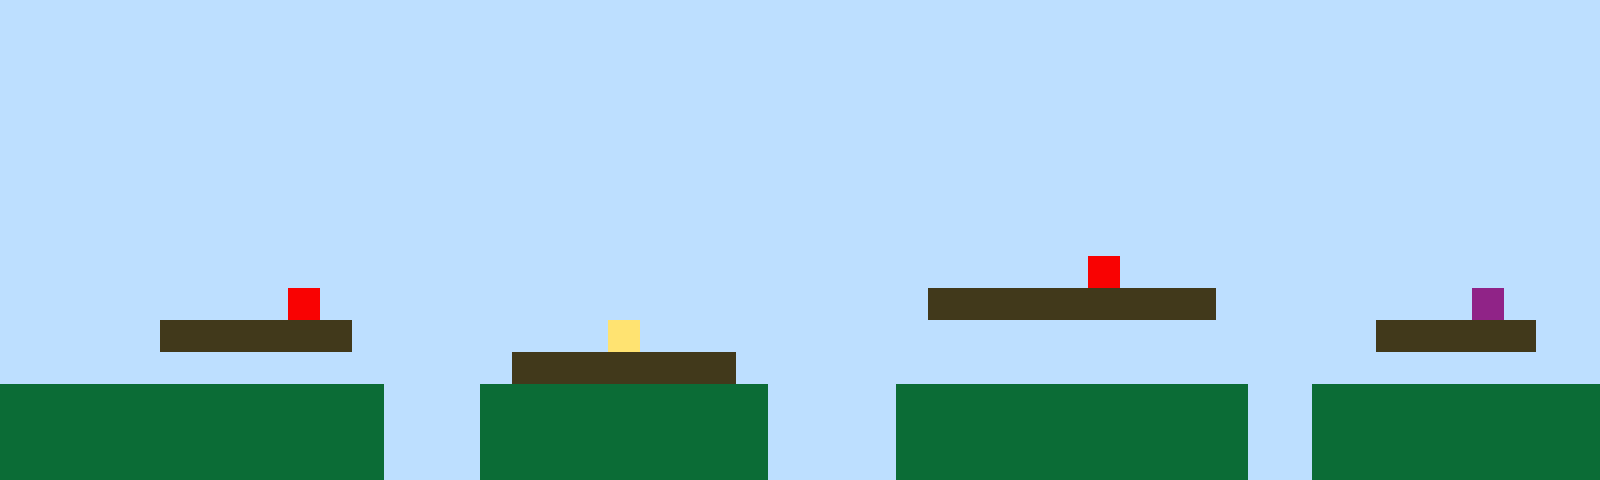

The image is a tile-based game level rendered from a .tmx file. Its description and complete source (layers, tilesets, objects, tile grids) follow:
An orthogonal 50x15 tile map with 32x32 px tiles, 1 tile layer (Tile Layer 1).

<map version="1.10" tiledversion="1.11.2" orientation="orthogonal" renderorder="right-up" width="50" height="15" tilewidth="32" tileheight="32" infinite="0" nextlayerid="2" nextobjectid="1"><editorsettings><export target="map1.csv" format="csv" /></editorsettings><tileset firstgid="1" name="sprites" tilewidth="32" tileheight="32" tilecount="6" columns="3"><image source="sprites.png" width="96" height="64" /></tileset><layer id="1" name="Tile Layer 1" width="50" height="15"><data encoding="csv">1,1,1,1,1,1,1,1,1,1,1,1,1,1,1,1,1,1,1,1,1,1,1,1,1,1,1,1,1,1,1,1,1,1,1,1,1,1,1,1,1,1,1,1,1,1,1,1,1,1,1,1,1,1,1,1,1,1,1,1,1,1,1,1,1,1,1,1,1,1,1,1,1,1,1,1,1,1,1,1,1,1,1,1,1,1,1,1,1,1,1,1,1,1,1,1,1,1,1,1,1,1,1,1,1,1,1,1,1,1,1,1,1,1,1,1,1,1,1,1,1,1,1,1,1,1,1,1,1,1,1,1,1,1,1,1,1,1,1,1,1,1,1,1,1,1,1,1,1,1,1,1,1,1,1,1,1,1,1,1,1,1,1,1,1,1,1,1,1,1,1,1,1,1,1,1,1,1,1,1,1,1,1,1,1,1,1,1,1,1,1,1,1,1,1,1,1,1,1,1,1,1,1,1,1,1,1,1,1,1,1,1,1,1,1,1,1,1,1,1,1,1,1,1,1,1,1,1,1,1,1,1,1,1,1,1,1,1,1,1,1,1,1,1,1,1,1,1,1,1,1,1,1,1,1,1,1,1,1,1,1,1,1,1,1,1,1,1,1,1,1,1,1,1,1,1,1,1,1,1,1,1,1,1,1,1,1,1,1,1,1,1,1,1,1,1,1,1,1,1,1,1,1,1,1,1,1,1,1,1,1,1,1,1,1,1,1,1,1,1,1,1,1,1,1,1,1,1,1,1,1,1,1,1,1,1,1,1,1,1,1,1,1,1,1,1,1,1,1,1,1,1,1,1,1,1,1,1,1,1,1,1,1,1,1,1,1,1,1,1,1,1,1,1,1,1,1,1,1,1,1,1,1,1,1,1,1,1,1,1,1,1,1,1,1,1,1,1,1,1,1,1,1,1,1,1,1,1,1,1,1,1,1,1,1,1,1,1,1,1,1,1,1,1,1,1,1,1,1,1,1,1,1,1,5,1,1,1,1,1,1,1,1,1,1,1,1,1,1,1,1,1,1,1,1,1,1,1,1,5,1,1,1,1,1,1,1,1,1,1,1,1,1,1,1,1,1,1,1,3,3,3,3,3,3,3,3,3,1,1,1,1,1,1,1,1,6,1,1,1,1,1,1,1,1,3,3,3,3,3,3,1,1,1,1,1,1,1,1,4,1,1,1,1,1,1,1,1,1,1,1,1,1,1,1,1,1,1,1,1,1,1,1,3,3,3,3,3,1,1,1,1,1,1,1,1,1,1,1,1,1,1,1,1,1,1,3,3,3,3,3,3,3,1,1,1,1,1,1,1,1,1,1,1,1,1,1,1,1,1,1,1,1,1,1,1,1,1,1,1,2,2,2,2,2,2,2,2,2,2,2,2,1,1,1,2,2,2,2,2,2,2,2,2,1,1,1,1,2,2,2,2,2,2,2,2,2,2,2,1,1,2,2,2,2,2,2,2,2,2,2,2,2,2,2,2,2,2,2,2,2,2,1,1,1,2,2,2,2,2,2,2,2,2,1,1,1,1,2,2,2,2,2,2,2,2,2,2,2,1,1,2,2,2,2,2,2,2,2,2,2,2,2,2,2,2,2,2,2,2,2,2,1,1,1,2,2,2,2,2,2,2,2,2,1,1,1,1,2,2,2,2,2,2,2,2,2,2,2,1,1,2,2,2,2,2,2,2,2,2</data></layer></map>
